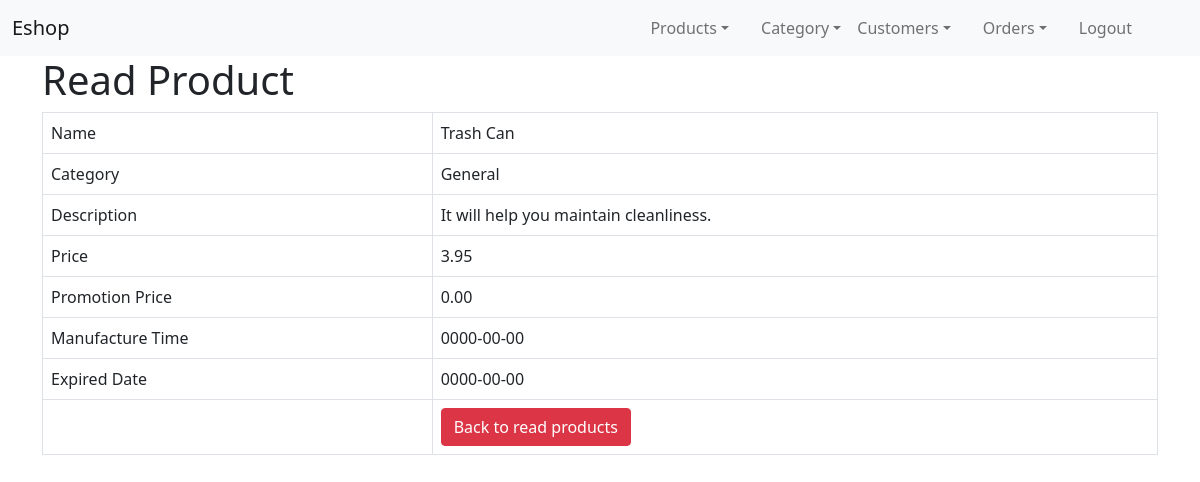
Screenshot of /read_one_product.php?id=5 (signed in) with the database file from the repository.
### tables this page shows
CREATE TABLE `products` (
  `id` int(11) NOT NULL,
  `name` varchar(128) NOT NULL,
  `description` text NOT NULL,
  `category` int(11) NOT NULL,
  `price` double NOT NULL,
  `promotionprice` double NOT NULL,
  `manufacturedate` date NOT NULL,
  `expireddate` date NOT NULL,
  `created` datetime NOT NULL,
  `modified` timestamp NOT NULL DEFAULT current_timestamp() ON UPDATE current_timestamp()
);

CREATE TABLE `category` (
  `id` int(11) NOT NULL,
  `name` varchar(100) NOT NULL
);

### read_one_product.php (the view, shortened to what this page needs)
<!DOCTYPE HTML>
<html>
<head>
    <link href="https://cdn.jsdelivr.net/npm/bootstrap@5.1.3/dist/css/bootstrap.min.css" rel="stylesheet">
</head>
<body>
    <div class="menu">
        <?php include 'navigationbar.php'; ?>
    </div>
    <div class="container">
        <div class="page-header">
            <h1>Read Product</h1>
        </div>
        <?php
        $proid = isset($_GET['id']) ? $_GET['id'] : die('ERROR: Record ID not found.');
        include 'config/database.php';
        try {
            $query = "SELECT products.id as productid , products.name, description, category, price, promotionprice, manufacturedate, expireddate ,category.id , category.name as catname FROM products INNER JOIN category ON products.category = category.id WHERE products.id = ? LIMIT 0,1";
            $stmt = $con->prepare($query);
            $stmt->bindParam(1, $proid);
            $stmt->execute();
            $row = $stmt->fetch(PDO::FETCH_ASSOC);
            $name = $row['name'];
            $description = $row['description'];
            $catname = $row['catname'];
            $price = $row['price'];
            $promotionprice = $row['promotionprice'];
            $manufacturedate = $row['manufacturedate'];
            $expireddate = $row['expireddate'];
        }
        catch (PDOException $exception) {
            die('ERROR: ' . $exception->getMessage());
        }
        ?>
        <table class=' table table-hover table-responsive table-bordered'>
            <tr>
                <td>Name</td>
                <td><?php echo htmlspecialchars($name, ENT_QUOTES); ?></td>
            </tr>
            <tr>
                <td>Category</td>
                <td><?php echo htmlspecialchars($catname, ENT_QUOTES); ?></td>
            </tr>
            <tr>
                <td>Description</td>
                <td><?php echo htmlspecialchars($description, ENT_QUOTES); ?></td>
            </tr>
            <tr>
                <td>Price</td>
                <td><?php echo number_format($price,2); ?></td>
            </tr>
            <tr>
                <td>Promotion Price</td>
                <td><?php echo number_format($promotionprice,2);  ?></td>
            </tr>
            <tr>
                <td>Manufacture Time</td>
                <td><?php echo date($manufacturedate, ENT_QUOTES);  ?></td>
            </tr>
            <tr>
                <td>Expired Date</td>
                <td><?php echo date($expireddate, ENT_QUOTES);  ?></td>
            </tr>
            <tr>
                <td></td>
                <td>
                    <a href='productlist.php' class='btn btn-danger'>Back to read products</a>
                </td>
            </tr>
        </table>
    </div>
</body>
</html>

### rows the page displays
products: name "Trash Can", category.name "General", description "It will help you maintain cleanliness.", price "3.95", promotionprice "0.00", manufacturedate "0000-00-00", expireddate "0000-00-00"
